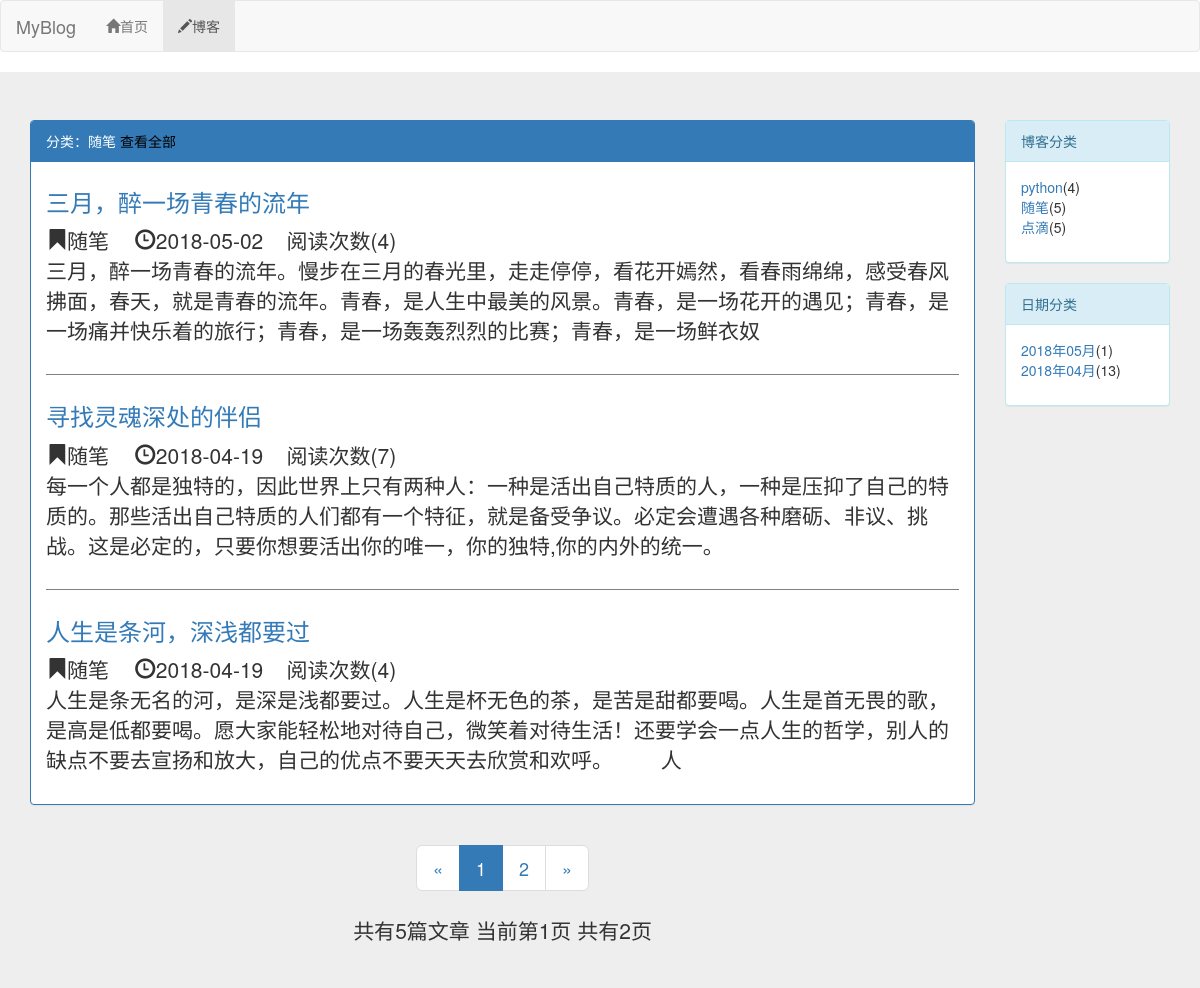
Before: /blog/type/2 with the older database file.
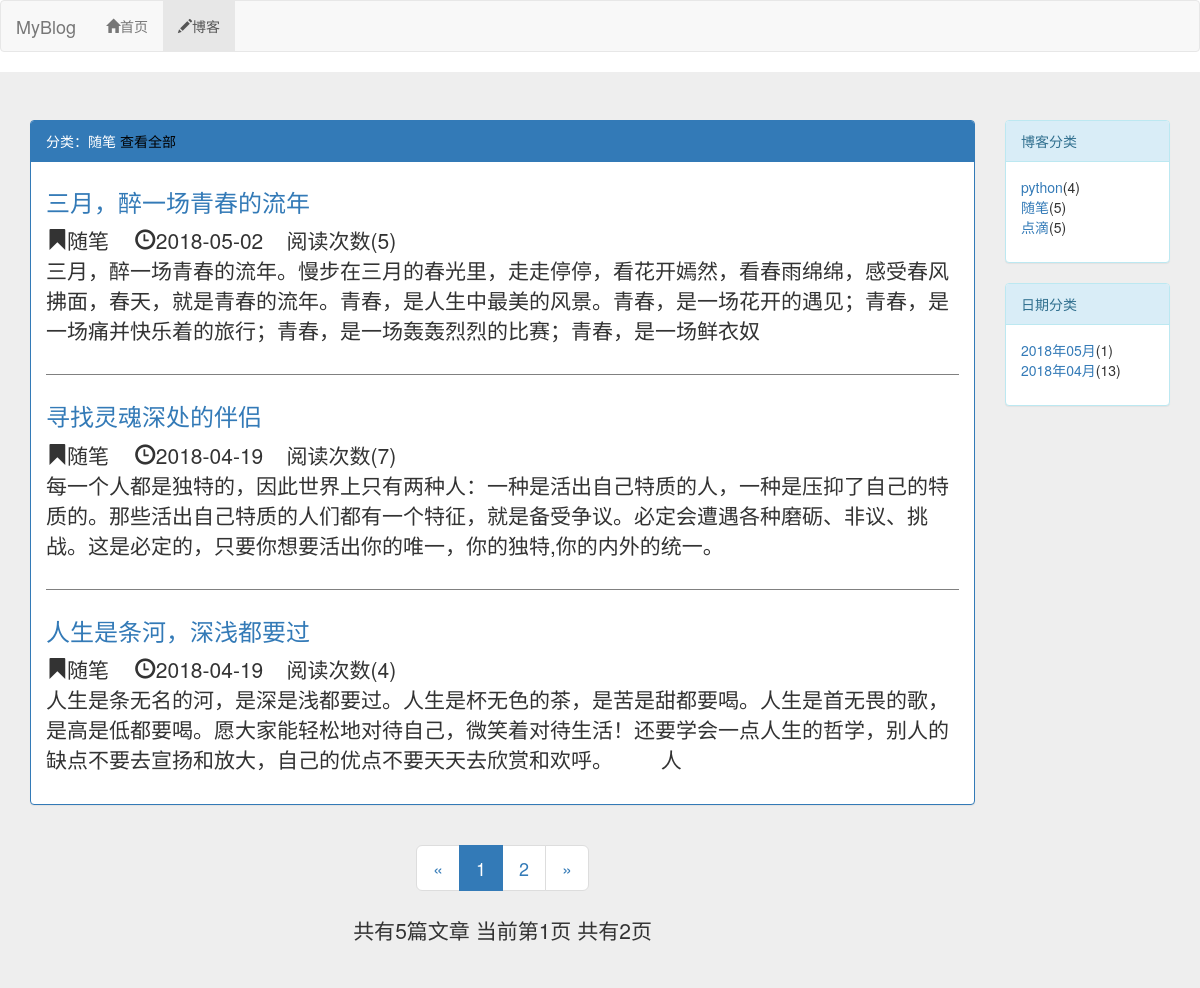
After: the same page with the newer database file.
### blog/models.py (models this page shows, shortened)
class Blog(models.Model,ReadNumExpandMethod):
    title=models.CharField(max_length=50)
    blog_type=models.ForeignKey(BlogType,on_delete=models.DO_NOTHING)
    content=RichTextUploadingField()
    read_details=GenericRelation(ReadDetail)
    author=models.ForeignKey(User,on_delete=models.DO_NOTHING)
    creat_time=models.DateTimeField(auto_now_add=True)
    last_updated_time=models.DateTimeField(auto_now=True)
    class Meta:
        ordering=['-creat_time']

class BlogType(models.Model):
    type_name=models.CharField(max_length=15)
    def __str__(self):
        return self.type_name

### read_statistics/models.py (models this page shows)
class ReadNum(models.Model):
    read_num=models.IntegerField(default=0)
    content_type = models.ForeignKey(ContentType, on_delete=models.DO_NOTHING)
    object_id = models.PositiveIntegerField()
    content_object = GenericForeignKey('content_type', 'object_id')

### blog/views.py (the view)
# urls.py: path('type/<int:blog_type_pk>',views.blogs_with_type,name='blogs_with_type'),
def blogs_with_type(request,blog_type_pk):
    blog_type=get_object_or_404(BlogType,pk=blog_type_pk)
    blogs_all_list=Blog.objects.filter(blog_type=blog_type)
    context=get_blog_list_common_data(request,blogs_all_list)
    context['blog_type']=blog_type
    return render(request,'blog/blogs_with_type.html',context)

### read_statistics/models.py (called while the page is built)
    def get_read_num(self):
        try:
            ct = ContentType.objects.get_for_model(self)
            readnum = ReadNum.objects.get(content_type=ct, object_id=self.pk)
            return readnum.read_num
        except exceptions.ObjectDoesNotExist:
            return 0

### blog/templates/blog/blogs_with_type.html (shortened to what this page needs)
{% extends "blog/blog_list.html" %}
{% block blog_list_title %}
     分类：{{ blog_type.type_name }}
      <a href="{% url 'blog_list' %}" style="color:black">查看全部</a>
{% endblock %}

### blog/templates/blog/blog_list.html (shortened to what the changed rows need)
{% extends "base.html" %}
{% load staticfiles %}
{% block hearder_extend %}
    <link rel="stylesheet" href="{% static 'blog/blog.css' %}">
{% endblock %}
{% block content %}
<div class="jumbotron">
<div class="container">
  <div class="row">
    <div class="col-xs-12 col-sm-8 col-md-9 col-lg-10">
        <div class="panel panel-primary">
            <div class="panel-body">
              {% for blog in blogs %}
                <div class="blog">
                        <h3> <a href="{% url 'blog_detail' blog.pk %}" style="text-decoration:none">{{ blog.title }}</a></h3>
                        <p class="blog-info">
                            <span class="glyphicon glyphicon-bookmark"></span>{{ blog.blog_type }}
                            <span class="glyphicon glyphicon-time" style="margin-left:20px"></span>{{ blog.creat_time|date:"Y-m-d" }}
                             &nbsp;&nbsp;&nbsp;阅读次数({{ blog.get_read_num }})
                        </p>
                    <p>{{ blog.content|striptags|truncatechars:120}}</p>
                </div>
                {% empty %}
                <div class="blog">
                    <h3>暂无博客，请期待</h3>
                </div>
                {% endfor %}
            </div>
          </div>
    </div>
  </div>
</div>
</div>
{% endblock%}

Changed rows visible on the page:
changed through a linked row, Blog "三月，醉一场青春的流年": get_read_num "4" → "5"
